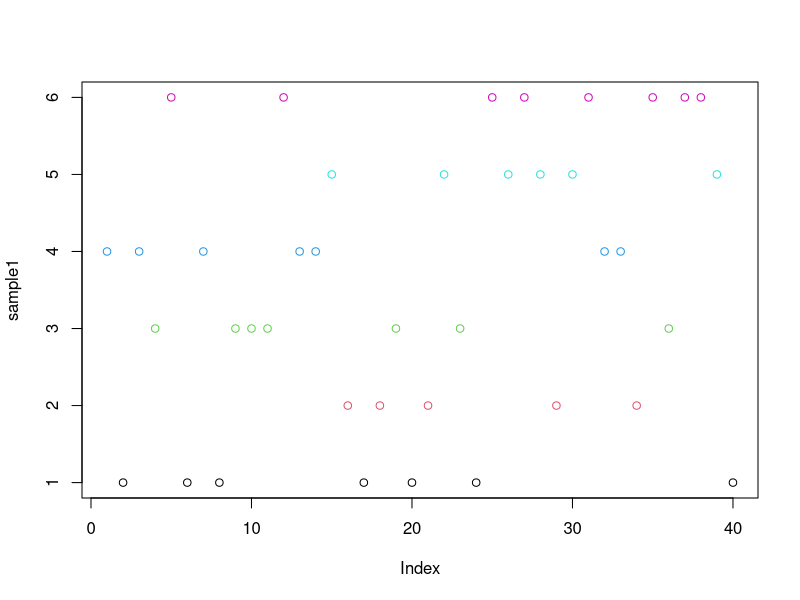
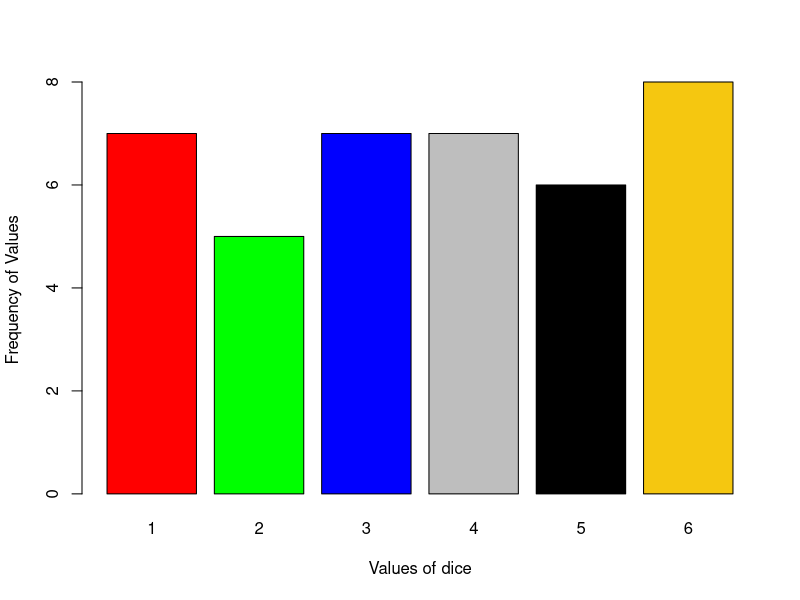
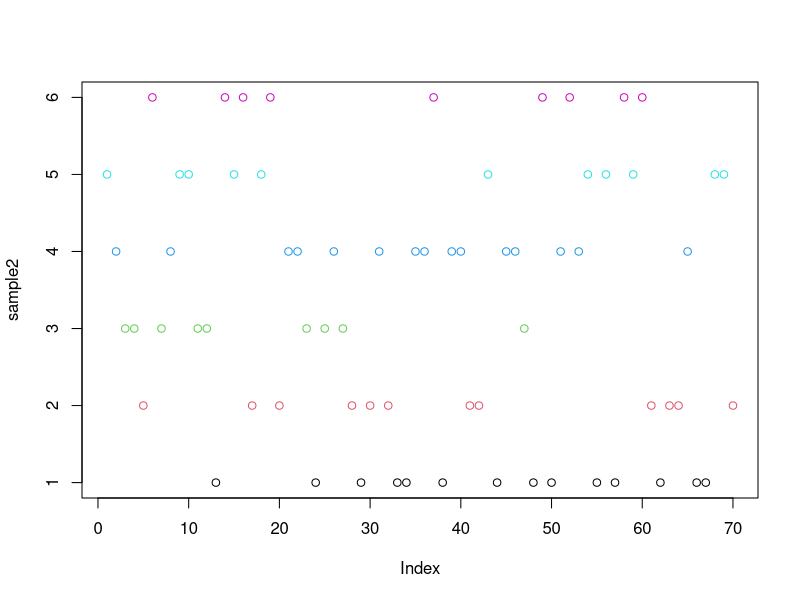
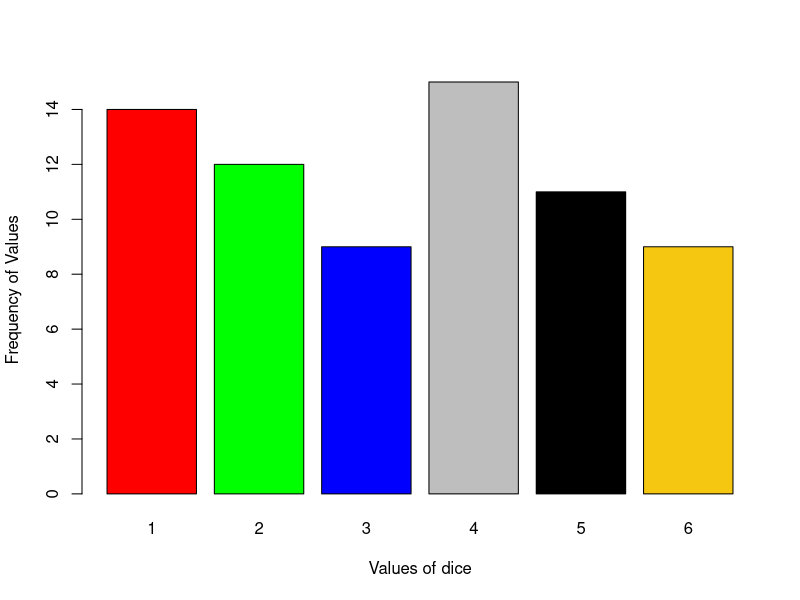
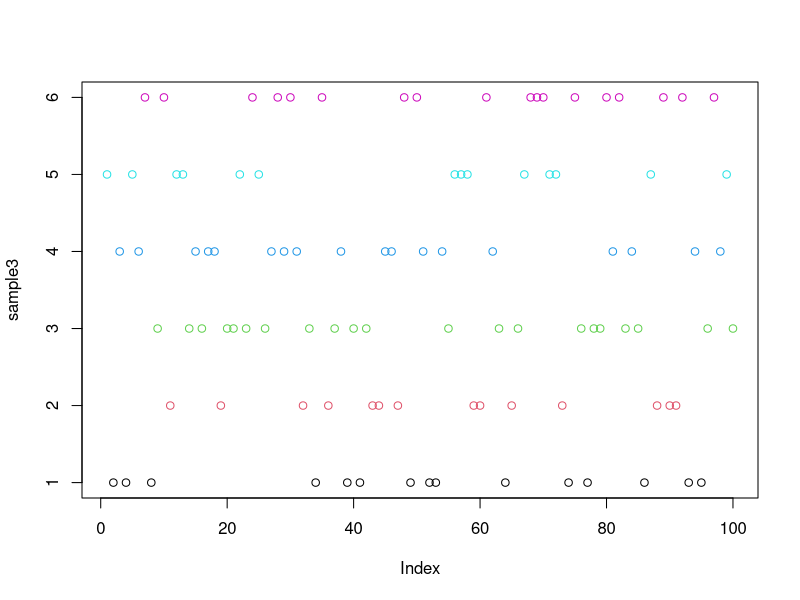
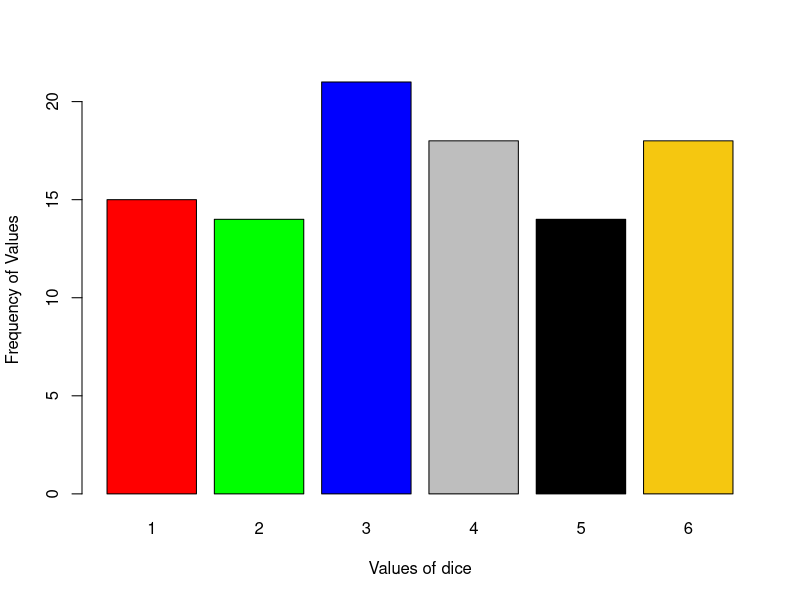

These charts were generated, in order, by the following R code:
#Obtain probability distribution of x, where x is number of spots showing when a six-sided symmetric die is rolled. Simulate random samples of sizes, 40, 70 and 100 respectively and verify frequency interpretation of probability

sample1 = sample(c(1:6),size=40,replace=TRUE)
plot(sample1,col=sample1)
barplot(table(sample1),col=c('red','green','blue','gray','black',7),xlab='Values of dice',ylab='Frequency of Values')
print("Probability distribution:")
print(table(sample1)/40)

sample2 = sample(c(1:6),size=70,replace=TRUE)
plot(sample2,col=sample2)
barplot(table(sample2),col=c('red','green','blue','gray','black',7),xlab='Values of dice',ylab='Frequency of Values')
print("Probability distribution:")
print(table(sample2)/70)

sample3 = sample(c(1:6),size=100,replace=TRUE)
plot(sample3,col=sample3)
barplot(table(sample3),col=c('red','green','blue','gray','black',7),xlab='Values of dice',ylab='Frequency of Values')
print("Probability distribution:")
print(table(sample3)/100)